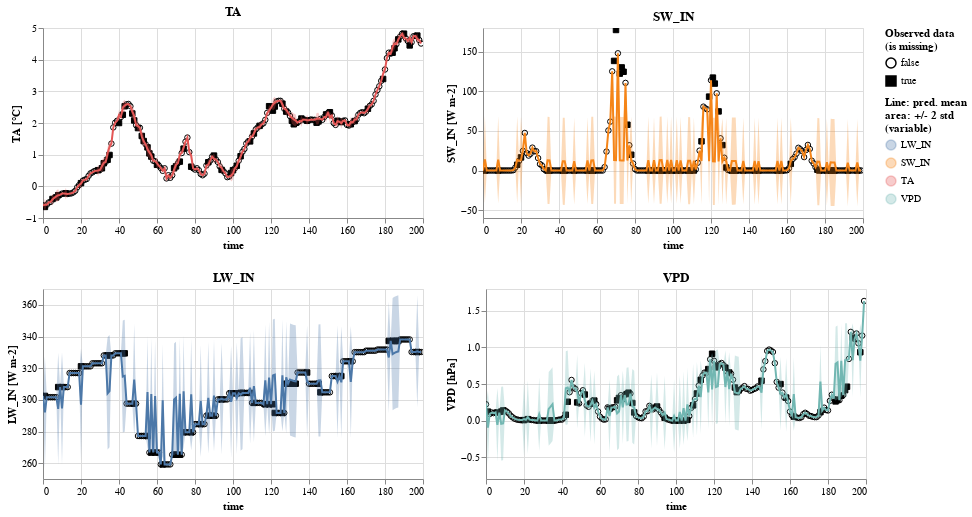

Notebook code cell kept with this figure:
### Code cell
hai_plot = gpfa_hai.plot_pred(units=units, properties =  {'height': 190 , 'width': 380})

hai_plot.save("plots/plot_hai_winter_4_var_200_obs_random_gaps_row_20_value_10.vl.json")
hai_plot

### Figure 1 — Vega-Lite specification as saved in the notebook (floating-point values rounded to 4 significant figures; data arrays with more than 128 entries replaced by an {"elided": "..."} marker saying what was removed)
{"config": {"view": {"continuousWidth": 400, "continuousHeight": 300}}, "vconcat": [{"hconcat": [{"layer": [{"data": {"name": "data-846d82b44bbd742bda1667e7e7e5a47e"}, "mark": {"type": "point", "color": "black", "fillOpacity": 1, "strokeWidth": 1}, "encoding": {"fill": {"field": "is_missing", "legend": {"title": ["Observed data", "(is missing)"]}, "scale": {"range": ["#ffffff00", "black"]}, "type": "nominal"}, "shape": {"field": "is_missing", "type": "nominal"}, "x": {"field": "time", "type": "quantitative"}, "y": {"field": "value", "scale": {"zero": false}, "title": "TA [°C]", "type": "quantitative"}}}, {"layer": [{"mark": "errorband", "encoding": {"color": {"field": "variable", "legend": {"title": ["Line: pred. mean", "area: +/- 2 std", "(variable)"]}, "type": "nominal"}, "tooltip": [{"field": "std", "format": ".4", "type": "quantitative"}, {"field": "mean", "format": ".4", "type": "quantitative"}], "x": {"field": "time", "type": "quantitative"}, "y": {"field": "err_low", "scale": {"zero": false}, "title": "TA [°C]", "type": "quantitative"}, "y2": {"field": "err_high"}}, "height": 190, "transform": [{"calculate": "datum.mean - 2 * datum.std", "as": "err_low"}, {"calculate": "datum.mean + 2 * datum.std", "as": "err_high"}], "width": 380}, {"mark": "line", "encoding": {"color": {"field": "variable", "type": "nominal"}, "x": {"field": "time", "type": "quantitative"}, "y": {"field": "mean", "scale": {"zero": false}, "title": "TA [°C]", "type": "quantitative"}}, "selection": {"selector010": {"type": "interval", "bind": "scales", "encodings": ["x"]}}, "title": "TA"}], "data": {"name": "data-dfab5e30a52f276b1857eb13a8970880"}}]}, {"layer": [{"data": {"name": "data-a7d5702c85911f3dd2a3058a7f03a75f"}, "mark": {"type": "point", "color": "black", "fillOpacity": 1, "strokeWidth": 1}, "encoding": {"fill": {"field": "is_missing", "legend": {"title": ["Observed data", "(is missing)"]}, "scale": {"range": ["#ffffff00", "black"]}, "type": "nominal"}, "shape": {"field": "is_missing", "type": "nominal"}, "x": {"field": "time", "type": "quantitative"}, "y": {"field": "value", "scale": {"zero": false}, "title": "SW_IN [W m-2]", "type": "quantitative"}}}, {"layer": [{"mark": "errorband", "encoding": {"color": {"field": "variable", "legend": {"title": ["Line: pred. mean", "area: +/- 2 std", "(variable)"]}, "type": "nominal"}, "tooltip": [{"field": "std", "format": ".4", "type": "quantitative"}, {"field": "mean", "format": ".4", "type": "quantitative"}], "x": {"field": "time", "type": "quantitative"}, "y": {"field": "err_low", "scale": {"zero": false}, "title": "SW_IN [W m-2]", "type": "quantitative"}, "y2": {"field": "err_high"}}, "height": 190, "transform": [{"calculate": "datum.mean - 2 * datum.std", "as": "err_low"}, {"calculate": "datum.mean + 2 * datum.std", "as": "err_high"}], "width": 380}, {"mark": "line", "encoding": {"color": {"field": "variable", "type": "nominal"}, "x": {"field": "time", "type": "quantitative"}, "y": {"field": "mean", "scale": {"zero": false}, "title": "SW_IN [W m-2]", "type": "quantitative"}}, "selection": {"selector010": {"type": "interval", "bind": "scales", "encodings": ["x"]}}, "title": "SW_IN"}], "data": {"name": "data-d2d1a14ae9359affdcf841ee2b1528dd"}}]}]}, {"hconcat": [{"layer": [{"data": {"name": "data-7f7830a0c96b8c4fb62f33111a13b26b"}, "mark": {"type": "point", "color": "black", "fillOpacity": 1, "strokeWidth": 1}, "encoding": {"fill": {"field": "is_missing", "legend": {"title": ["Observed data", "(is missing)"]}, "scale": {"range": ["#ffffff00", "black"]}, "type": "nominal"}, "shape": {"field": "is_missing", "type": "nominal"}, "x": {"field": "time", "type": "quantitative"}, "y": {"field": "value", "scale": {"zero": false}, "title": "LW_IN [W m-2]", "type": "quantitative"}}}, {"layer": [{"mark": "errorband", "encoding": {"color": {"field": "variable", "legend": {"title": ["Line: pred. mean", "area: +/- 2 std", "(variable)"]}, "type": "nominal"}, "tooltip": [{"field": "std", "format": ".4", "type": "quantitative"}, {"field": "mean", "format": ".4", "type": "quantitative"}], "x": {"field": "time", "type": "quantitative"}, "y": {"field": "err_low", "scale": {"zero": false}, "title": "LW_IN [W m-2]", "type": "quantitative"}, "y2": {"field": "err_high"}}, "height": 190, "transform": [{"calculate": "datum.mean - 2 * datum.std", "as": "err_low"}, {"calculate": "datum.mean + 2 * datum.std", "as": "err_high"}], "width": 380}, {"mark": "line", "encoding": {"color": {"field": "variable", "type": "nominal"}, "x": {"field": "time", "type": "quantitative"}, "y": {"field": "mean", "scale": {"zero": false}, "title": "LW_IN [W m-2]", "type": "quantitative"}}, "selection": {"selector010": {"type": "interval", "bind": "scales", "encodings": ["x"]}}, "title": "LW_IN"}], "data": {"name": "data-ef10ba55f725839aac3661399e64faac"}}]}, {"layer": [{"data": {"name": "data-e9197ad81debd9547e657b5e2cc7e00c"}, "mark": {"type": "point", "color": "black", "fillOpacity": 1, "strokeWidth": 1}, "encoding": {"fill": {"field": "is_missing", "legend": {"title": ["Observed data", "(is missing)"]}, "scale": {"range": ["#ffffff00", "black"]}, "type": "nominal"}, "shape": {"field": "is_missing", "type": "nominal"}, "x": {"field": "time", "type": "quantitative"}, "y": {"field": "value", "scale": {"zero": false}, "title": "VPD [hPa]", "type": "quantitative"}}}, {"layer": [{"mark": "errorband", "encoding": {"color": {"field": "variable", "legend": {"title": ["Line: pred. mean", "area: +/- 2 std", "(variable)"]}, "type": "nominal"}, "tooltip": [{"field": "std", "format": ".4", "type": "quantitative"}, {"field": "mean", "format": ".4", "type": "quantitative"}], "x": {"field": "time", "type": "quantitative"}, "y": {"field": "err_low", "scale": {"zero": false}, "title": "VPD [hPa]", "type": "quantitative"}, "y2": {"field": "err_high"}}, "height": 190, "transform": [{"calculate": "datum.mean - 2 * datum.std", "as": "err_low"}, {"calculate": "datum.mean + 2 * datum.std", "as": "err_high"}], "width": 380}, {"mark": "line", "encoding": {"color": {"field": "variable", "type": "nominal"}, "x": {"field": "time", "type": "quantitative"}, "y": {"field": "mean", "scale": {"zero": false}, "title": "VPD [hPa]", "type": "quantitative"}}, "selection": {"selector010": {"type": "interval", "bind": "scales", "encodings": ["x"]}}, "title": "VPD"}], "data": {"name": "data-b1a6342a6dca610169e17e551aa6b3ad"}}]}]}, {"hconcat": []}, {"hconcat": []}, {"hconcat": []}, {"hconcat": []}, {"hconcat": []}, {"hconcat": []}, {"hconcat": []}, {"hconcat": []}, {"hconcat": []}, {"hconcat": []}, {"hconcat": []}, {"hconcat": []}, {"hconcat": []}, {"hconcat": []}, {"hconcat": []}, {"hconcat": []}, {"hconcat": []}, {"hconcat": []}, {"hconcat": []}, {"hconcat": []}, {"hconcat": []}, {"hconcat": []}, {"hconcat": []}, {"hconcat": []}, {"hconcat": []}, {"hconcat": []}, {"hconcat": []}, {"hconcat": []}, {"hconcat": []}, {"hconcat": []}, {"hconcat": []}, {"hconcat": []}, {"hconcat": []}, {"hconcat": []}, {"hconcat": []}, {"hconcat": []}, {"hconcat": []}, {"hconcat": []}, {"hconcat": []}, {"hconcat": []}, {"hconcat": []}, {"hconcat": []}, {"hconcat": []}, {"hconcat": []}, {"hconcat": []}, {"hconcat": []}, {"hconcat": []}, {"hconcat": []}, {"hconcat": []}, {"hconcat": []}, {"hconcat": []}, {"hconcat": []}, {"hconcat": []}, {"hconcat": []}, {"hconcat": []}, {"hconcat": []}, {"hconcat": []}, {"hconcat": []}, {"hconcat": []}, {"hconcat": []}, {"hconcat": []}, {"hconcat": []}, {"hconcat": []}, {"hconcat": []}, {"hconcat": []}, {"hconcat": []}, {"hconcat": []}, {"hconcat": []}, {"hconcat": []}, {"hconcat": []}, {"hconcat": []}, {"hconcat": []}, {"hconcat": []}, {"hconcat": []}, {"hconcat": []}, {"hconcat": []}, {"hconcat": []}, {"hconcat": []}, {"hconcat": []}, {"hconcat": []}, {"hconcat": []}, {"hconcat": []}, {"hconcat": []}, {"hconcat": []}, {"hconcat": []}, {"hconcat": []}, {"hconcat": []}, {"hconcat": []}, {"hconcat": []}, {"hconcat": []}, {"hconcat": []}, {"hconcat": []}, {"hconcat": []}, {"hconcat": []}, {"hconcat": []}, {"hconcat": []}, {"hconcat": []}, {"hconcat": []}, {"hconcat": []}, {"hconcat": []}, {"hconcat": []}, {"hconcat": []}, {"hconcat": []}, {"hconcat": []}, {"hconcat": []}, {"hconcat": []}, {"hconcat": []}, {"hconcat": []}, {"hconcat": []}, {"hconcat": []}, {"hconcat": []}, {"hconcat": []}, {"hconcat": []}, {"hconcat": []}, {"hconcat": []}, {"hconcat": []}, {"hconcat": []}, {"hconcat": []}, {"hconcat": []}, {"hconcat": []}, {"hconcat": []}, {"hconcat": []}, {"hconcat": []}, {"hconcat": []}, {"hconcat": []}, {"hconcat": []}, {"hconcat": []}, {"hconcat": []}, {"hconcat": []}, {"hconcat": []}, {"hconcat": []}, {"hconcat": []}, {"hconcat": []}, {"hconcat": []}, {"hconcat": []}, {"hconcat": []}, {"hconcat": []}, {"hconcat": []}, {"hconcat": []}, {"hconcat": []}, {"hconcat": []}, {"hconcat": []}, {"hconcat": []}, {"hconcat": []}, {"hconcat": []}, {"hconcat": []}, {"hconcat": []}, {"hconcat": []}, {"hconcat": []}, {"hconcat": []}, {"hconcat": []}, {"hconcat": []}, {"hconcat": []}, {"hconcat": []}, {"hconcat": []}, {"hconcat": []}, {"hconcat": []}, {"hconcat": []}, {"hconcat": []}, {"hconcat": []}, {"hconcat": []}, {"hconcat": []}, {"hconcat": []}, {"hconcat": []}, {"hconcat": []}, {"hconcat": []}, {"hconcat": []}, {"hconcat": []}, {"hconcat": []}, {"hconcat": []}, {"hconcat": []}, {"hconcat": []}, {"hconcat": []}, {"hconcat": []}, {"hconcat": []}, {"hconcat": []}, {"hconcat": []}, {"hconcat": []}, {"hconcat": []}, {"hconcat": []}, {"hconcat": []}, {"hconcat": []}, {"hconcat": []}, {"hconcat": []}, {"hconcat": []}, {"hconcat": []}, {"hconcat": []}, {"hconcat": []}, {"hconcat": []}, {"hconcat": []}, {"hconcat": []}, {"hconcat": []}, {"hconcat": []}, {"hconcat": []}, {"hconcat": []}, {"hconcat": []}, {"hconcat": []}, {"hconcat": []}, {"hconcat": []}, {"hconcat": []}, {"hconcat": []}, {"hconcat": []}, {"hconcat": []}, {"hconcat": []}, {"hconcat": []}, {"hconcat": []}, {"hconcat": []}, {"hconcat": []}, {"hconcat": []}, {"hconcat": []}, {"hconcat": []}, {"hconcat": []}, {"hconcat": []}, {"hconcat": []}, {"hconcat": []}, {"hconcat": []}, {"hconcat": []}, {"hconcat": []}, {"hconcat": []}, {"hconcat": []}, {"hconcat": []}, {"hconcat": []}, {"hconcat": []}, {"hconcat": []}, {"hconcat": []}, {"hconcat": []}, {"hconcat": []}, {"hconcat": []}, {"hconcat": []}, {"hconcat": []}, {"hconcat": []}, {"hconcat": []}, {"hconcat": []}, {"hconcat": []}, {"hconcat": []}, {"hconcat": []}, {"hconcat": []}, {"hconcat": []}, {"hconcat": []}, {"hconcat": []}, {"hconcat": []}, {"hconcat": []}, {"hconcat": []}, {"hconcat": []}, {"hconcat": []}, {"hconcat": []}, {"hconcat": []}, {"hconcat": []}, {"hconcat": []}, {"hconcat": []}, {"hconcat": []}, {"hconcat": []}, {"hconcat": []}, {"hconcat": []}, {"hconcat": []}, {"hconcat": []}, {"hconcat": []}, {"hconcat": []}, {"hconcat": []}, {"hconcat": []}, {"hconcat": []}, {"hconcat": []}, {"hconcat": []}, {"hconcat": []}, {"hconcat": []}, {"hconcat": []}, {"hconcat": []}, {"hconcat": []}, {"hconcat": []}, {"hconcat": []}, {"hconcat": []}, {"hconcat": []}, {"hconcat": []}, {"hconcat": []}, {"hconcat": []}, {"hconcat": []}, {"hconcat": []}, {"hconcat": []}, {"hconcat": []}, {"hconcat": []}, {"hconcat": []}, {"hconcat": []}, {"hconcat": []}, {"hconcat": []}, {"hconcat": []}, {"hconcat": []}, {"hconcat": []}, {"hconcat": []}, {"hconcat": []}, {"hconcat": []}, {"hconcat": []}, {"hconcat": []}, {"hconcat": []}, {"hconcat": []}, {"hconcat": []}, {"hconcat": []}, {"hconcat": []}, {"hconcat": []}, {"hconcat": []}, {"hconcat": []}, {"hconcat": []}, {"hconcat": []}, {"hconcat": []}, {"hconcat": []}, {"hconcat": []}, {"hconcat": []}, {"hconcat": []}, {"hconcat": []}, {"hconcat": []}, {"hconcat": []}, {"hconcat": []}, {"hconcat": []}, {"hconcat": []}, {"hconcat": []}, {"hconcat": []}, {"hconcat": []}, {"hconcat": []}, {"hconcat": []}, {"hconcat": []}, {"hconcat": []}, {"hconcat": []}, {"hconcat": []}, {"hconcat": []}, {"hconcat": []}, {"hconcat": []}, {"hconcat": []}, {"hconcat": []}, {"hconcat": []}, {"hconcat": []}, {"hconcat": []}, {"hconcat": []}, {"hconcat": []}, {"hconcat": []}, {"hconcat": []}, {"hconcat": []}, {"hconcat": []}, {"hconcat": []}, {"hconcat": []}, {"hconcat": []}, {"hconcat": []}, {"hconcat": []}, {"hconcat": []}, {"hconcat": []}, {"hconcat": []}, {"hconcat": []}, {"hconcat": []}, {"hconcat": []}, {"hconcat": []}, {"hconcat": []}, {"hconcat": []}, {"hconcat": []}, {"hconcat": []}, {"hconcat": []}, {"hconcat": []}, {"hconcat": []}, {"hconcat": []}, {"hconcat": []}, {"hconcat": []}, {"hconcat": []}, {"hconcat": []}, {"hconcat": []}, {"hconcat": []}, {"hconcat": []}, {"hconcat": []}, {"hconcat": []}, {"hconcat": []}, {"hconcat": []}, {"hconcat": []}, {"hconcat": []}, {"hconcat": []}, {"hconcat": []}, {"hconcat": []}, {"hconcat": []}, {"hconcat": []}, {"hconcat": []}, {"hconcat": []}, {"hconcat": []}, {"hconcat": []}, {"hconcat": []}, {"hconcat": []}, {"hconcat": []}, {"hconcat": []}, {"hconcat": []}, {"hconcat": []}, {"hconcat": []}, {"hconcat": []}, {"hconcat": []}, {"hconcat": []}, {"hconcat": []}, {"hconcat": []}, {"hconcat": []}, {"hconcat": []}, {"hconcat": []}, {"hconcat": []}, {"hconcat": []}, {"hconcat": []}, {"hconcat": []}, {"hconcat": []}], "$schema": "https://vega.github.io/schema/vega-lite/v4.17.0.json", "datasets": {"data-846d82b44bbd742bda1667e7e7e5a47e": {"elided": "200 records"}, "data-dfab5e30a52f276b1857eb13a8970880": {"elided": "200 records"}, "data-a7d5702c85911f3dd2a3058a7f03a75f": {"elided": "200 records"}, "data-d2d1a14ae9359affdcf841ee2b1528dd": {"elided": "200 records"}, "data-7f7830a0c96b8c4fb62f33111a13b26b": {"elided": "200 records"}, "data-ef10ba55f725839aac3661399e64faac": {"elided": "200 records"}, "data-e9197ad81debd9547e657b5e2cc7e00c": {"elided": "200 records"}, "data-b1a6342a6dca610169e17e551aa6b3ad": {"elided": "200 records"}}}
